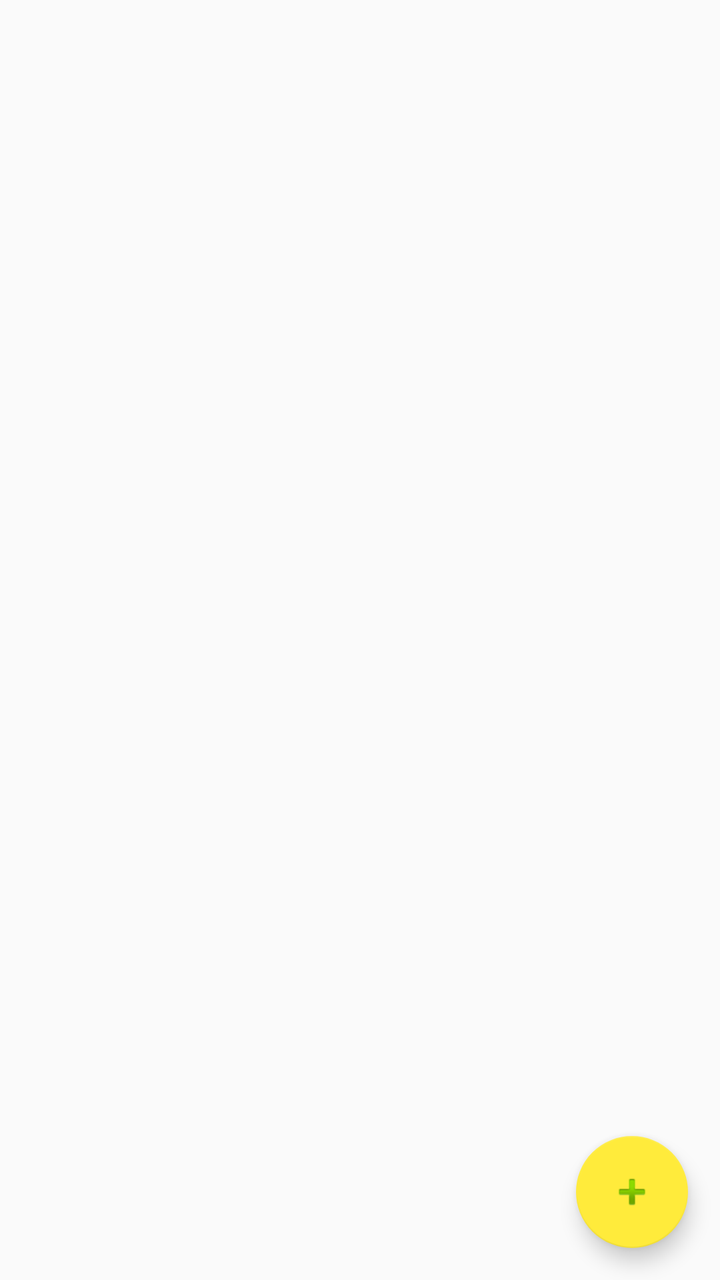
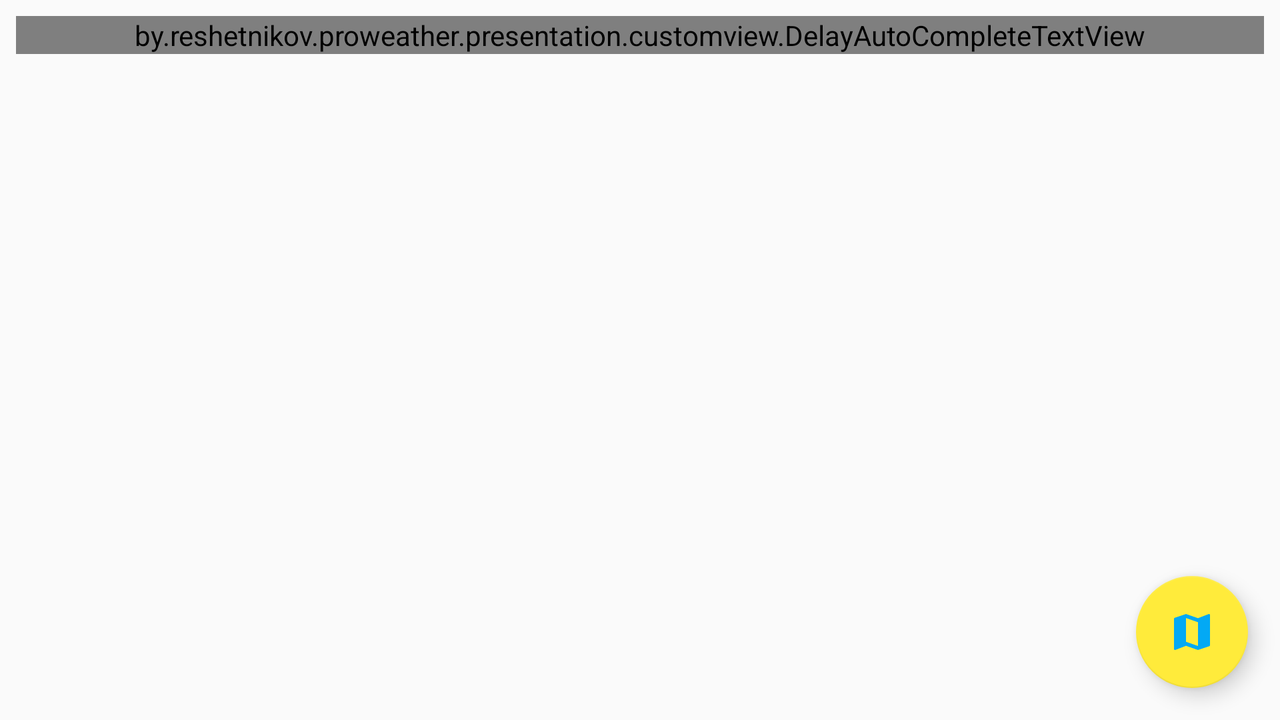

Two renders of one Android screen. The first uses the default layout on a phone; the second uses the alternative layout the repository ships for a different screen configuration, on a matching device. The two XML files are below.
<!-- AndroidManifest.xml: activity theme AppTheme.NoActionBar -->
<!-- res/layout/fragment_location.xml -->
<?xml version="1.0" encoding="utf-8"?>
<android.support.constraint.ConstraintLayout xmlns:android="http://schemas.android.com/apk/res/android"
    xmlns:app="http://schemas.android.com/apk/res-auto"
    xmlns:tools="http://schemas.android.com/tools"
    android:layout_width="match_parent"
    android:layout_height="match_parent"
    android:animateLayoutChanges="true"
    tools:context="by.reshetnikov.proweather.presentation.location.LocationManagerFragment"
    tools:showIn="@layout/activity_location">

    <by.reshetnikov.proweather.customview.DelayAutoCompleteTextView
        android:id="@+id/ac_location_search"
        android:layout_width="0dp"
        android:layout_height="wrap_content"
        android:layout_marginTop="8dp"
        android:completionThreshold="3"
        android:hint="Location name"
        android:imeOptions="flagNoExtractUi|actionSearch"
        android:inputType="textCapWords"
        android:paddingLeft="20dp"
        android:paddingRight="20dp"
        android:textSize="16sp"
        android:visibility="gone"
        app:layout_constraintLeft_toLeftOf="parent"
        app:layout_constraintRight_toRightOf="parent"
        app:layout_constraintTop_toTopOf="parent" />

    <ProgressBar
        android:id="@+id/pb_loading_indicator"
        style="@style/Widget.AppCompat.ProgressBar"
        android:layout_width="30dp"
        android:layout_height="27dp"
        android:layout_gravity="center_vertical|right"
        android:layout_marginRight="8dp"
        android:layout_marginTop="8dp"
        android:visibility="gone"
        app:layout_constraintRight_toRightOf="parent"
        app:layout_constraintTop_toTopOf="parent" />


    <android.support.v7.widget.RecyclerView
        android:id="@+id/rv_locations"
        android:layout_width="0dp"
        android:layout_height="0dp"
        android:focusable="true"
        app:layout_constraintBottom_toBottomOf="parent"
        app:layout_constraintLeft_toLeftOf="parent"
        app:layout_constraintRight_toRightOf="parent"
        app:layout_constraintTop_toBottomOf="@+id/ac_location_search"
        tools:listitem="@layout/item_location" />

    <android.support.design.widget.FloatingActionButton
        android:id="@+id/fab_add_location"
        android:layout_width="wrap_content"
        android:layout_height="wrap_content"
        android:layout_margin="@dimen/fab_margin"
        android:layout_marginBottom="8dp"
        android:layout_marginRight="8dp"
        app:layout_constraintBottom_toBottomOf="parent"
        app:layout_constraintRight_toRightOf="parent"
        app:srcCompat="@android:drawable/ic_input_add" />

</android.support.constraint.ConstraintLayout>
<!-- res/layout/activity_location.xml (included above) -->
<?xml version="1.0" encoding="utf-8"?>
<android.support.design.widget.CoordinatorLayout xmlns:android="http://schemas.android.com/apk/res/android"
    xmlns:app="http://schemas.android.com/apk/res-auto"
    xmlns:tools="http://schemas.android.com/tools"
    android:layout_width="match_parent"
    android:layout_height="match_parent"
    tools:context="by.reshetnikov.proweather.activity.LocationActivity">

    <android.support.design.widget.AppBarLayout
        android:layout_width="match_parent"
        android:layout_height="wrap_content"
        android:theme="@style/AppTheme.AppBarOverlay">

        <android.support.v7.widget.Toolbar
            android:id="@+id/location_toolbar"
            android:layout_width="match_parent"
            android:layout_height="?attr/actionBarSize"
            android:background="?attr/colorPrimary"
            app:popupTheme="@style/AppTheme.PopupOverlay" />

    </android.support.design.widget.AppBarLayout>

    <include layout="@layout/content_location" />

</android.support.design.widget.CoordinatorLayout>
<!-- res/layout/item_location.xml (included above) -->
<?xml version="1.0" encoding="utf-8"?>
<RelativeLayout xmlns:android="http://schemas.android.com/apk/res/android"
    xmlns:tools="http://schemas.android.com/tools"
    android:id="@+id/item_location"
    android:layout_width="match_parent"
    android:layout_height="56dp"
    android:paddingTop="8dp">

    <TextView
        android:id="@+id/tv_item_first_symbols"
        android:layout_width="wrap_content"
        android:layout_height="wrap_content"
        android:layout_marginLeft="16dp"
        android:background="@drawable/button_circle_background_40dp"
        android:gravity="center"
        android:textAlignment="gravity"
        android:textColor="#FFFFFF"
        android:textSize="24sp"
        tools:text="RU" />

    <TextView
        android:id="@+id/tv_item_location_name"
        android:layout_width="wrap_content"
        android:layout_height="wrap_content"
        android:layout_centerVertical="true"
        android:layout_marginLeft="@dimen/item_view_with_image_margin_left"
        android:layout_marginRight="16dp"
        android:textColor="@android:color/primary_text_light"
        android:textSize="16sp"
        tools:text="Location" />

</RelativeLayout>
<!-- res/layout/content_location.xml (included above) -->
<fragment xmlns:android="http://schemas.android.com/apk/res/android"
    xmlns:app="http://schemas.android.com/apk/res-auto"
    xmlns:tools="http://schemas.android.com/tools"
    android:id="@+id/fragment_location_manager"
    android:name="by.reshetnikov.proweather.fragment.LocationManagerFragment"
    android:layout_width="match_parent"
    android:layout_height="match_parent"
    app:layout_behavior="@string/appbar_scrolling_view_behavior"
    tools:layout="@layout/fragment_location" />
<!-- resources referenced by this layout -->
<resources>
  <dimen name="fab_margin">16dp</dimen>
  <dimen name="item_view_with_image_margin_left">72dp</dimen>
  <style name="AppTheme.AppBarOverlay" parent="ThemeOverlay.AppCompat.Dark.ActionBar" />
  <style name="AppTheme.PopupOverlay" parent="ThemeOverlay.AppCompat.Light" />
  <style name="AppTheme.NoActionBar">
          <item name="windowActionBar">false</item>
          <item name="windowNoTitle">true</item>
      </style>
</resources>
<!-- res/layout-land/fragment_location.xml (the repository's variant of the layout above) -->
<!-- drawn on the phone turned sideways -->
<?xml version="1.0" encoding="utf-8"?>
<android.support.constraint.ConstraintLayout xmlns:android="http://schemas.android.com/apk/res/android"
    xmlns:app="http://schemas.android.com/apk/res-auto"
    xmlns:tools="http://schemas.android.com/tools"
    android:layout_width="match_parent"
    android:layout_height="match_parent"
    android:animateLayoutChanges="true"
    tools:context="by.reshetnikov.proweather.presentation.location.locationmanager.LocationManagerFragment"
    tools:layout_editor_absoluteX="0dp"
    tools:layout_editor_absoluteY="137dp"
    tools:showIn="@layout/activity_location">

    <by.reshetnikov.proweather.presentation.customview.DelayAutoCompleteTextView
        android:id="@+id/ac_location_search"
        android:layout_width="0dp"
        android:layout_height="wrap_content"
        android:layout_marginLeft="8dp"
        android:layout_marginRight="8dp"
        android:layout_marginTop="8dp"
        android:completionThreshold="3"
        android:hint="Location name"
        android:imeOptions="flagNoExtractUi|actionSearch"
        android:inputType="textCapWords"
        android:paddingLeft="20dp"
        android:paddingRight="20dp"
        android:textSize="16sp"
        app:layout_constraintLeft_toLeftOf="parent"
        app:layout_constraintRight_toRightOf="parent"
        app:layout_constraintTop_toTopOf="parent" />

    <ProgressBar
        android:id="@+id/pb_loading_indicator"
        style="@style/Widget.AppCompat.ProgressBar"
        android:layout_width="30dp"
        android:layout_height="27dp"
        android:layout_gravity="center_vertical|right"
        android:layout_marginRight="8dp"
        android:layout_marginTop="8dp"
        android:visibility="gone"
        app:layout_constraintRight_toRightOf="parent"
        app:layout_constraintTop_toTopOf="parent" />

    <android.support.v7.widget.RecyclerView
        android:id="@+id/rv_locations"
        android:layout_width="0dp"
        android:layout_height="0dp"
        app:layout_constraintBottom_toBottomOf="parent"
        app:layout_constraintLeft_toLeftOf="parent"
        app:layout_constraintRight_toRightOf="parent"
        app:layout_constraintTop_toBottomOf="@+id/ac_location_search"
        tools:listitem="@layout/item_location" />

    <android.support.design.widget.FloatingActionButton
        android:id="@+id/fab_show_map"
        android:layout_width="56dp"
        android:layout_height="56dp"
        android:layout_margin="@dimen/fab_margin"
        android:layout_marginBottom="8dp"
        android:layout_marginRight="8dp"
        app:layout_constraintBottom_toBottomOf="parent"
        app:layout_constraintRight_toRightOf="parent"
        app:srcCompat="@drawable/ic_map_24dp" />

</android.support.constraint.ConstraintLayout>
<!-- res/layout/fragment_location.xml (included above) -->
<?xml version="1.0" encoding="utf-8"?>
<android.support.constraint.ConstraintLayout xmlns:android="http://schemas.android.com/apk/res/android"
    xmlns:app="http://schemas.android.com/apk/res-auto"
    xmlns:tools="http://schemas.android.com/tools"
    android:layout_width="match_parent"
    android:layout_height="match_parent"
    android:animateLayoutChanges="true"
    tools:context="by.reshetnikov.proweather.presentation.location.LocationManagerFragment"
    tools:showIn="@layout/activity_location">

    <by.reshetnikov.proweather.customview.DelayAutoCompleteTextView
        android:id="@+id/ac_location_search"
        android:layout_width="0dp"
        android:layout_height="wrap_content"
        android:layout_marginTop="8dp"
        android:completionThreshold="3"
        android:hint="Location name"
        android:imeOptions="flagNoExtractUi|actionSearch"
        android:inputType="textCapWords"
        android:paddingLeft="20dp"
        android:paddingRight="20dp"
        android:textSize="16sp"
        android:visibility="gone"
        app:layout_constraintLeft_toLeftOf="parent"
        app:layout_constraintRight_toRightOf="parent"
        app:layout_constraintTop_toTopOf="parent" />

    <ProgressBar
        android:id="@+id/pb_loading_indicator"
        style="@style/Widget.AppCompat.ProgressBar"
        android:layout_width="30dp"
        android:layout_height="27dp"
        android:layout_gravity="center_vertical|right"
        android:layout_marginRight="8dp"
        android:layout_marginTop="8dp"
        android:visibility="gone"
        app:layout_constraintRight_toRightOf="parent"
        app:layout_constraintTop_toTopOf="parent" />


    <android.support.v7.widget.RecyclerView
        android:id="@+id/rv_locations"
        android:layout_width="0dp"
        android:layout_height="0dp"
        android:focusable="true"
        app:layout_constraintBottom_toBottomOf="parent"
        app:layout_constraintLeft_toLeftOf="parent"
        app:layout_constraintRight_toRightOf="parent"
        app:layout_constraintTop_toBottomOf="@+id/ac_location_search"
        tools:listitem="@layout/item_location" />

    <android.support.design.widget.FloatingActionButton
        android:id="@+id/fab_add_location"
        android:layout_width="wrap_content"
        android:layout_height="wrap_content"
        android:layout_margin="@dimen/fab_margin"
        android:layout_marginBottom="8dp"
        android:layout_marginRight="8dp"
        app:layout_constraintBottom_toBottomOf="parent"
        app:layout_constraintRight_toRightOf="parent"
        app:srcCompat="@android:drawable/ic_input_add" />

</android.support.constraint.ConstraintLayout>
<!-- resources referenced by the variant -->
<!-- as the phone turned sideways resolves them -->
<resources>
  <dimen name="fab_margin">16dp</dimen>
  <dimen name="item_view_with_image_margin_left">72dp</dimen>
  <!-- drawable ic_map_24dp (drawable) -->
  <vector xmlns:android="http://schemas.android.com/apk/res/android"
          android:width="24dp"
          android:height="24dp"
          android:viewportHeight="24.0"
          android:viewportWidth="24.0">
      <path
          android:fillColor="@color/colorPrimary"
          android:pathData="M20.5,3l-0.16,0.03L15,5.1 9,3 3.36,4.9c-0.21,0.07 -0.36,0.25 -0.36,0.48V20.5c0,0.28 0.22,0.5 0.5,0.5l0.16,-0.03L9,18.9l6,2.1 5.64,-1.9c0.21,-0.07 0.36,-0.25 0.36,-0.48V3.5c0,-0.28 -0.22,-0.5 -0.5,-0.5zM15,19l-6,-2.11V5l6,2.11V19z"/>
  </vector>
  <style name="AppTheme.AppBarOverlay" parent="ThemeOverlay.AppCompat.Dark.ActionBar" />
  <style name="AppTheme.PopupOverlay" parent="ThemeOverlay.AppCompat.Light" />
  <style name="AppTheme.NoActionBar">
          <item name="windowActionBar">false</item>
          <item name="windowNoTitle">true</item>
      </style>
  <color name="colorPrimary">#03A9F4</color>
</resources>
